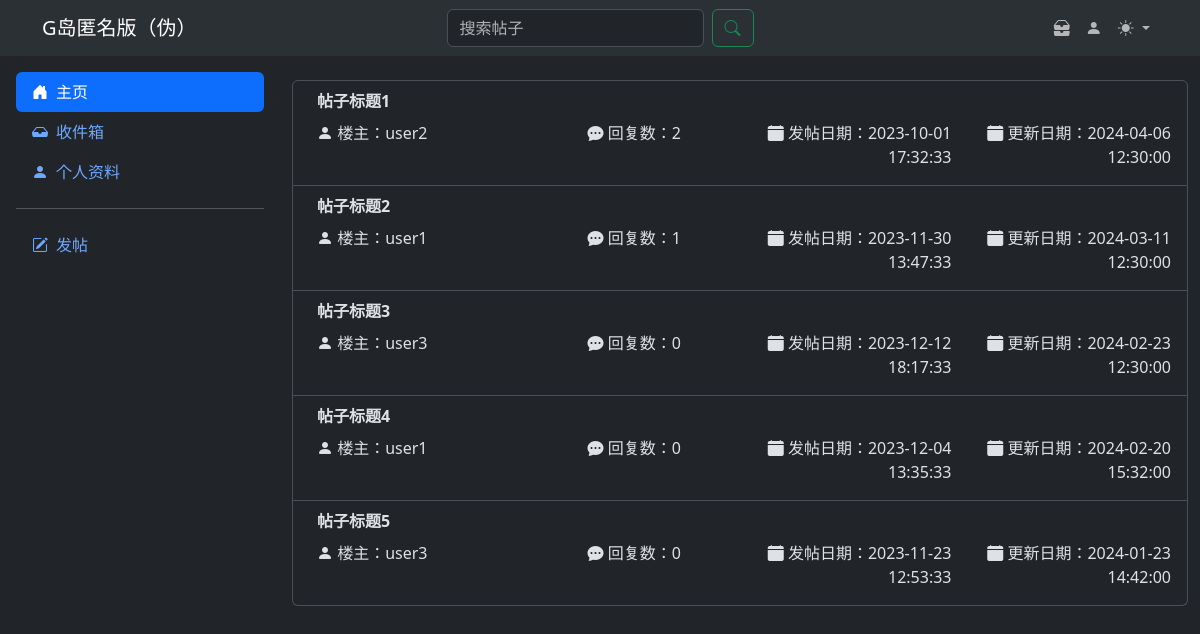
/php/hw/final_hw/page/search_result.php (signed in), run on the app's committed database.
### tables this page shows
create table if not exists post
(
    id          int auto_increment
        primary key,
    title       varchar(255)   not null,
    content     varchar(10000) not null,
    create_date datetime       not null,
    update_date datetime       not null,
    status      int default 0  not null,
    user_id     int            not null,
    constraint post_user_id_fk
        foreign key (user_id) references user (id)
) auto_increment = 10000;

create table if not exists user
(
    id          int auto_increment
        primary key,
    name        varchar(255) null,
    password    varchar(255) null,
    create_date datetime     not null,
    role_id     int          not null,
    constraint user_uk
        unique (name),
    constraint user_role_id_fk
        foreign key (role_id) references role (id)
) auto_increment = 10000;

### php/hw/final_hw/page/search_result.php (the view, shortened to what this page needs)
<!doctype html>
<html lang="en" data-bs-theme="dark">
<head>
  <link href="https://cdn.jsdelivr.net/npm/bootstrap@5.3.3/dist/css/bootstrap.min.css" rel="stylesheet">
  <link href="https://cdn.jsdelivr.net/npm/bootstrap-icons@1.11.3/font/bootstrap-icons.min.css" rel="stylesheet">
</head>
<body>
  <?php include_once($_SERVER["DOCUMENT_ROOT"] . "/component/nav_bar.php"); ?>
  <div class="d-flex flex-nowrap">
    <?php include_once($_SERVER["DOCUMENT_ROOT"] . "/component/side_bar.php"); ?>
    <div class="container-xxl mt-4 mb-4">
      <div class="list-group">
        <?php
          $search = $_GET["search"];
          $res = mysqli_query($conn, <<<EOT
            select p.title,
                u.name as author,
                p.id,
                p.create_date,
                p.update_date,
                (select COUNT(*) from `reply` r where r.post_id = p.id) as reply_count
            from `post` p
                join `user` u on p.user_id = u.id
            where p.status = 1
                and p.title like '%$search%'
            order by p.update_date desc;
          EOT);
          while ($row = mysqli_fetch_assoc($res)) {
        ?>
        <a href="<?php echo "page/post_detail.php?id={$row["id"]}" ?>"
            class="list-group-item list-group-item-action">
          <div class="ms-2 me-auto">
            <div class="fw-bold mb-2"><?php echo $row["title"] ?></div>
            <div class="row mb-2">
              <div class="col align-self-start text-start">
                <i class="bi bi-person-fill"></i>
                楼主：<?php echo $row["author"] ?>
              </div>
              <div class="col align-self-start text-center">
                <i class="bi bi-chat-dots-fill"></i>
                回复数：<?php echo $row["reply_count"] ?>
              </div>
              <div class="col align-self-end text-end">
                <i class="bi bi-calendar-fill"></i>
                发帖日期：<?php echo $row["create_date"] ?>
              </div>
              <div class="col align-self-end text-end">
                <i class="bi bi-calendar-fill"></i>
                更新日期：<?php echo $row["update_date"] ?>
              </div>
            </div>
          </div>
        </a>
        <?php
          if ($is_admin) {
        ?>
        <div class="d-grid gap-2 d-md-flex justify-content-md-end list-group-item">
          <a href="<?php echo "service/update_post.php?id={$row["id"]}" ?>"
              class="btn btn-primary" role="button">编辑</a>
          <a href="<?php echo "service/delete_post.php?id={$row["id"]}" ?>"
              class="btn btn-danger" role="button">删除</a>
        </div>
        <?php }} ?>
      </div>
    </div>
  </div>
</body>
</html>

### data on the page
post: title "帖子标题1", user.name "user2", reply_count "2", create_date "2023-10-01 17:32:33", update_date "2024-04-06 12:30:00"
post: title "帖子标题2", user.name "user1", reply_count "1", create_date "2023-11-30 13:47:33", update_date "2024-03-11 12:30:00"
post: title "帖子标题3", user.name "user3", reply_count "0", create_date "2023-12-12 18:17:33", update_date "2024-02-23 12:30:00"
post: title "帖子标题4", user.name "user1", reply_count "0", create_date "2023-12-04 13:35:33", update_date "2024-02-20 15:32:00"
post: title "帖子标题5", user.name "user3", reply_count "0", create_date "2023-11-23 12:53:33", update_date "2024-01-23 14:42:00"
